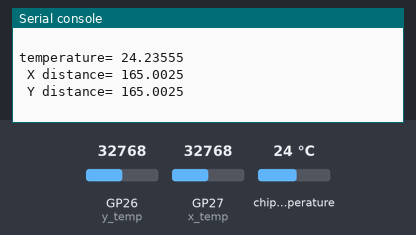
A program run on a simulated Raspberry Pi Pico running MicroPython. On the bench: the last lines printed to the serial console. Inputs (shaded band) come from the test bench; at power-on: chip temperature 24 °C, GP26 (y_temp) = 32768, GP27 (x_temp) = 32768 (analog values on the 0–65535 scale).

Above: at 1.2 s.
1.3 s: chip temperature set to 1 °C
2.8 s: GP26 (y_temp) set to 45874
At 3.4 s:
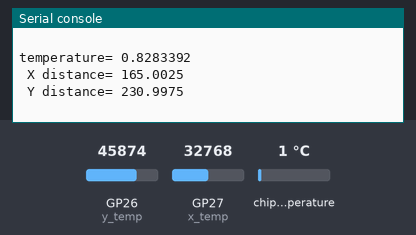
4.3 s: GP27 (x_temp) set to 45874
At 4.9 s:
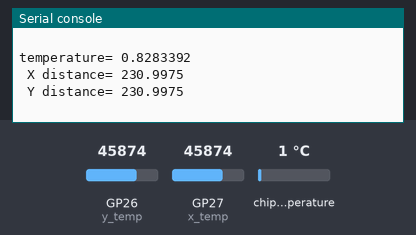
5.8 s: chip temperature set to 11 °C
7.3 s: GP26 (y_temp) set to 57670
At 7.9 s:
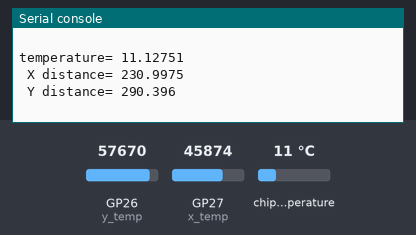
8.8 s: GP27 (x_temp) set to 57670
At 9.4 s:
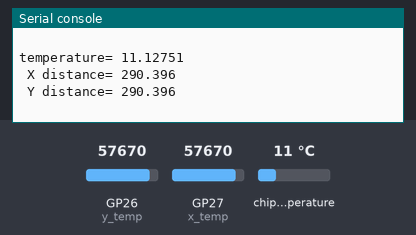
Timing chart, 0 to 11.3 s (numbered marks = the images above; inputs shaded):
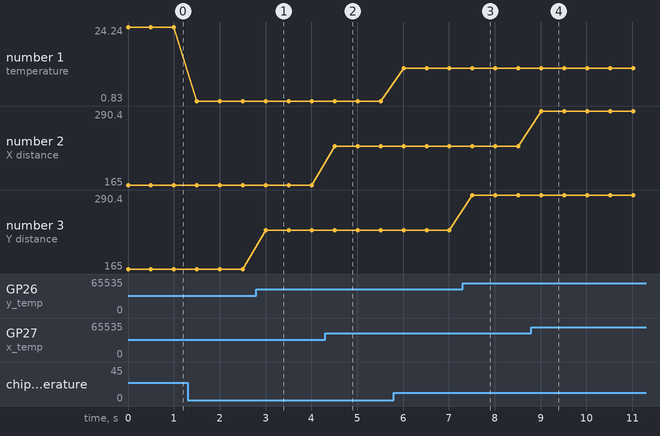

Measured:
- after the input at 2.8 s, the serial console: prints a new line after 0.21 s (image 1)
- after the input at 4.3 s, the serial console: prints a new line after 0.21 s (image 2)
- after the input at 7.3 s, the serial console: prints a new line after 0.21 s (image 3)
- after the input at 8.8 s, the serial console: prints a new line after 0.22 s (image 4)
- plotted number 1: 24.24 → 0.83 after the input at 1.3 s, 0.83 → 11.13 after the input at 5.8 s
- plotted number 3: 165 → 231 after the input at 2.8 s, 231 → 290.4 after the input at 7.3 s

The program:

adc.py
```python
import machine
import utime

sensor_temp = machine.ADC(4)
x_temp=machine.ADC(1)
y_temp=machine.ADC(0)
conversion_factor = 3.3 / (65535)

while True:
    reading = sensor_temp.read_u16() * conversion_factor
    temperature = 27 - (reading - 0.706)/0.001721
    x_distance=x_temp.read_u16() * conversion_factor*100
    y_distance=y_temp.read_u16() * conversion_factor*100
    print('temperature=',temperature,'\r\n','X distance=',x_distance,'\r\n','Y distance=',y_distance,'\r\n')
    utime.sleep(0.5)
```
